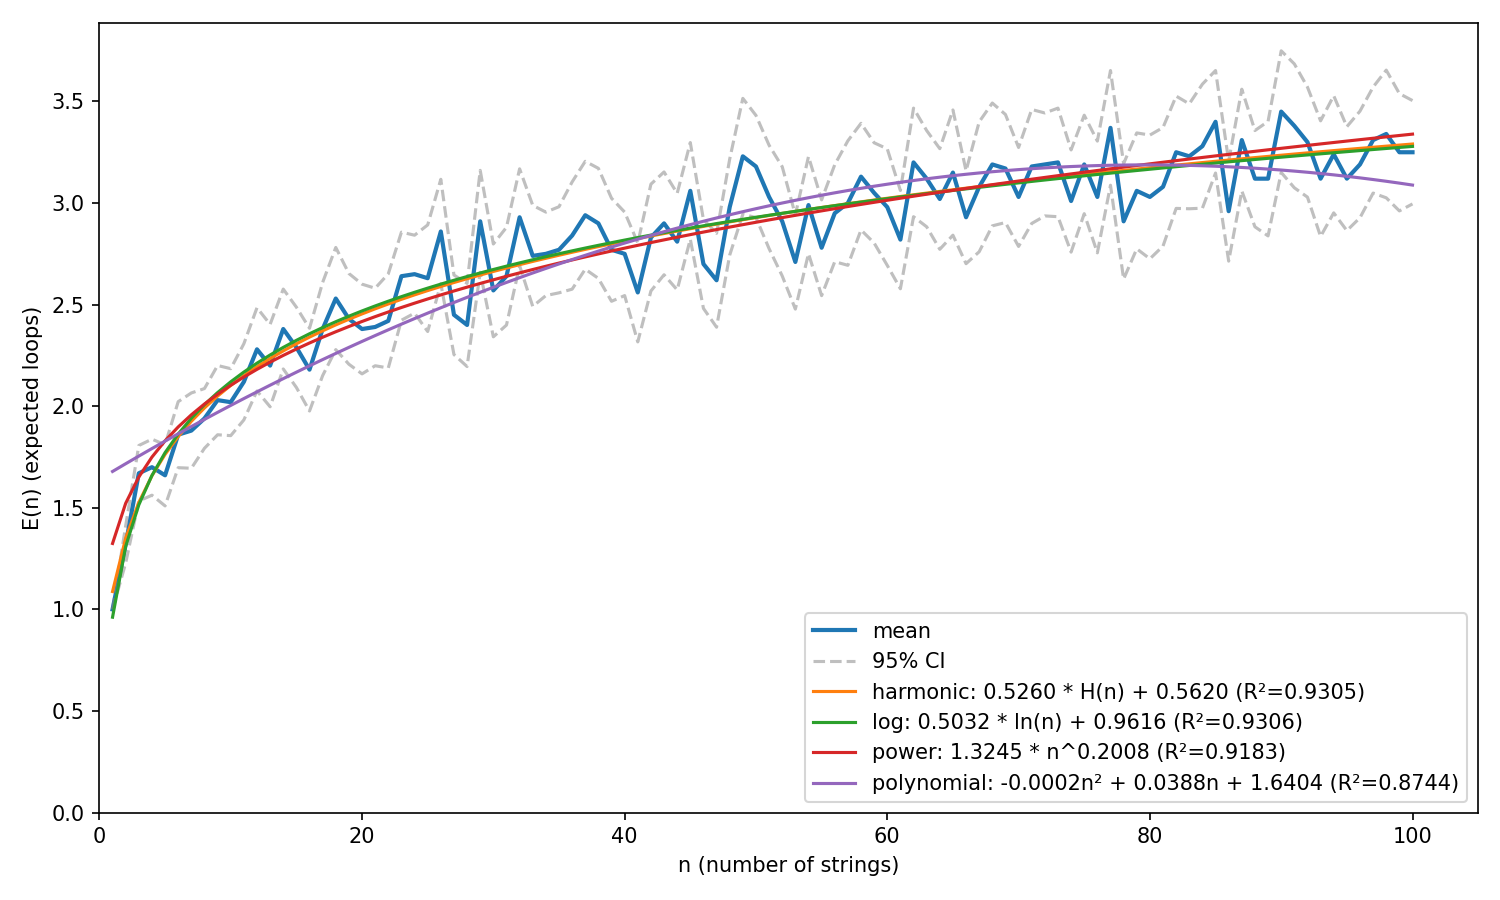

Here is the Python script that generated this plot:
import time
import random
import torch
import numpy as np
import pandas as pd
import matplotlib.pyplot as plt
from itertools import batched
from tqdm import tqdm

# --- Simulation logic ---

def perform(n_strings: int) -> int:
  all_ends: list[int] = list(range(2*n_strings))
  end_map: dict[int, int] = {}
  for a, b in batched(all_ends, 2):
    end_map[a] = b
    end_map[b] = a

  result = 0

  while len(all_ends) != 0:
    # Remove a random end from the list
    a = all_ends.pop(random.randrange(len(all_ends)))
    b = all_ends.pop(random.randrange(len(all_ends)))

    # Find the other corresponding end
    a_corresp = end_map[a]

    # If they belong to the same string, then increment result
    if a_corresp == b:
      result += 1
      continue

    b_corresp = end_map[b] # else, merge

    end_map[a_corresp] = b_corresp
    end_map[b_corresp] = a_corresp

  return result


def run_trials_python(
  max_n_strings: int,
  n_trials: int,
) -> pd.DataFrame:
  rows = []
  for n_strings in tqdm(range(1, max_n_strings + 1), desc="Gathering"):
    for _ in range(n_trials):
      rows.append({'x': n_strings, 'y': perform(n_strings)})

  return pd.DataFrame(rows)


# --- Hypothesis definitions ---

class HarmonicModel(torch.nn.Module):
  def __init__(self):
    super().__init__()
    self.a = torch.nn.Parameter(torch.tensor(1.0))
    self.b = torch.nn.Parameter(torch.tensor(0.0))
    self._H_cache: torch.Tensor | None = None  # Expensive!

  def forward(self, x: torch.Tensor) -> torch.Tensor:
    if self._H_cache is None or self._H_cache.shape != x.shape:
      self._H_cache = torch.tensor([
        sum(1.0/k for k in range(1, int(n)+1)) for n in x.numpy()
      ])
    return self.a * self._H_cache + self.b

  def pretty(self) -> str:
    return f"{self.a.item():.4f} * H(n) + {self.b.item():.4f}"

class LogModel(torch.nn.Module):
  def __init__(self):
    super().__init__()
    self.a = torch.nn.Parameter(torch.tensor(1.0))
    self.b = torch.nn.Parameter(torch.tensor(0.0))

  def forward(self, x: torch.Tensor) -> torch.Tensor:
    return self.a * torch.log(x) + self.b

  def pretty(self) -> str:
    return f"{self.a.item():.4f} * ln(n) + {self.b.item():.4f}"

class PowerModel(torch.nn.Module):
  def __init__(self):
    super().__init__()
    self.a = torch.nn.Parameter(torch.tensor(1.0))
    self.b = torch.nn.Parameter(torch.tensor(0.5))

  def forward(self, x: torch.Tensor) -> torch.Tensor:
    return self.a * x ** self.b

  def pretty(self) -> str:
    return f"{self.a.item():.4f} * n^{self.b.item():.4f}"

class PolynomialModel(torch.nn.Module):
  def __init__(self):
    super().__init__()
    self.a = torch.nn.Parameter(torch.tensor(0.01))
    self.b = torch.nn.Parameter(torch.tensor(0.1))
    self.c = torch.nn.Parameter(torch.tensor(0.0))

  def forward(self, x: torch.Tensor) -> torch.Tensor:
    return self.a * x**2 + self.b * x + self.c

  def pretty(self) -> str:
    return f"{self.a.item():.4f}n² + {self.b.item():.4f}n + {self.c.item():.4f}"

def fit_hypotheses(
    trials_df: pd.DataFrame,
    models: dict[str, torch.nn.Module],
    lr: float = 0.01,
    epochs: int = 5000,
) -> tuple[pd.DataFrame, pd.DataFrame]:
  plot_df = trials_df.groupby('x')['y'].agg(
    mean='mean', std='std', count='count').reset_index()
  plot_df['ci95'] = 1.96 * plot_df['std'] / np.sqrt(plot_df['count'])

  x = torch.tensor(plot_df['x'].values, dtype=torch.float32)
  y = torch.tensor(plot_df['mean'].values, dtype=torch.float32)

  meta_rows = []

  for name, model in tqdm(models.items(), desc="Fitting", total=len(models)):
    optimizer = torch.optim.Adam(model.parameters(), lr=lr)
    loss_fn = torch.nn.MSELoss()

    for _ in range(epochs):
      optimizer.zero_grad()
      loss = loss_fn(model(x), y)
      loss.backward()
      optimizer.step()

    with torch.no_grad():
      fitted = model(x)
      ss_res = torch.sum((fitted - y) ** 2).item()
      ss_tot = torch.sum((y - y.mean()) ** 2).item()
      r2 = 1 - ss_res / ss_tot
      plot_df[name] = fitted.numpy()

    pretty = model.pretty()
    print(f"  {name}: {pretty} (R²={r2:.4f})")
    meta_rows.append({'name': name, 'pretty': pretty, 'r2': r2})

  meta_df = pd.DataFrame(meta_rows)
  return plot_df, meta_df


# --- Plotting function ---

def plot(
    plot_df: pd.DataFrame,
    meta_df: pd.DataFrame,
    filename: str,
) -> None:
  plt.figure(figsize=(10, 6))
  plt.plot(plot_df['x'], plot_df['mean'], label='mean', linewidth=2)
  plt.plot(plot_df['x'], plot_df['mean'] + plot_df['ci95'],
           linestyle='--', color='gray', alpha=0.5, label='95% CI')
  plt.plot(plot_df['x'], plot_df['mean'] - plot_df['ci95'],
           linestyle='--', color='gray', alpha=0.5)

  for _, row in meta_df.iterrows():
    label = f"{row['name']}: {row['pretty']} (R²={row['r2']:.4f})"
    plt.plot(plot_df['x'], plot_df[row['name']], label=label)

  plt.xlim(left=0)
  plt.ylim(bottom=0)
  plt.xlabel('n (number of strings)')
  plt.ylabel('E(n) (expected loops)')
  plt.legend()
  plt.tight_layout()
  plt.savefig(filename, dpi=150)
  plt.close()

# --- Main function ---

def main() -> None:
  print("--- Phase 1: Gather data ---")
  start_time = time.time()
  trials_df = run_trials_python(100, 100)
  print(f"  Took {time.time() - start_time:.2f} seconds.")

  print("--- Phase 2: Fit hypotheses ---")
  start_time = time.time()
  models: dict[str, torch.nn.Module] = {
    'harmonic': HarmonicModel(),
    'log': LogModel(),
    'power': PowerModel(),
    'polynomial': PolynomialModel(),
  }
  plot_df, meta_df = fit_hypotheses(trials_df, models)
  print(f"  Took {time.time() - start_time:.2f} seconds.")

  print("--- Phase 3: Plot ---")
  plot(plot_df, meta_df, 'random-ends-v1.png')
  print("  Saved to random-ends-v1.png")


if __name__ == "__main__":
  main()
